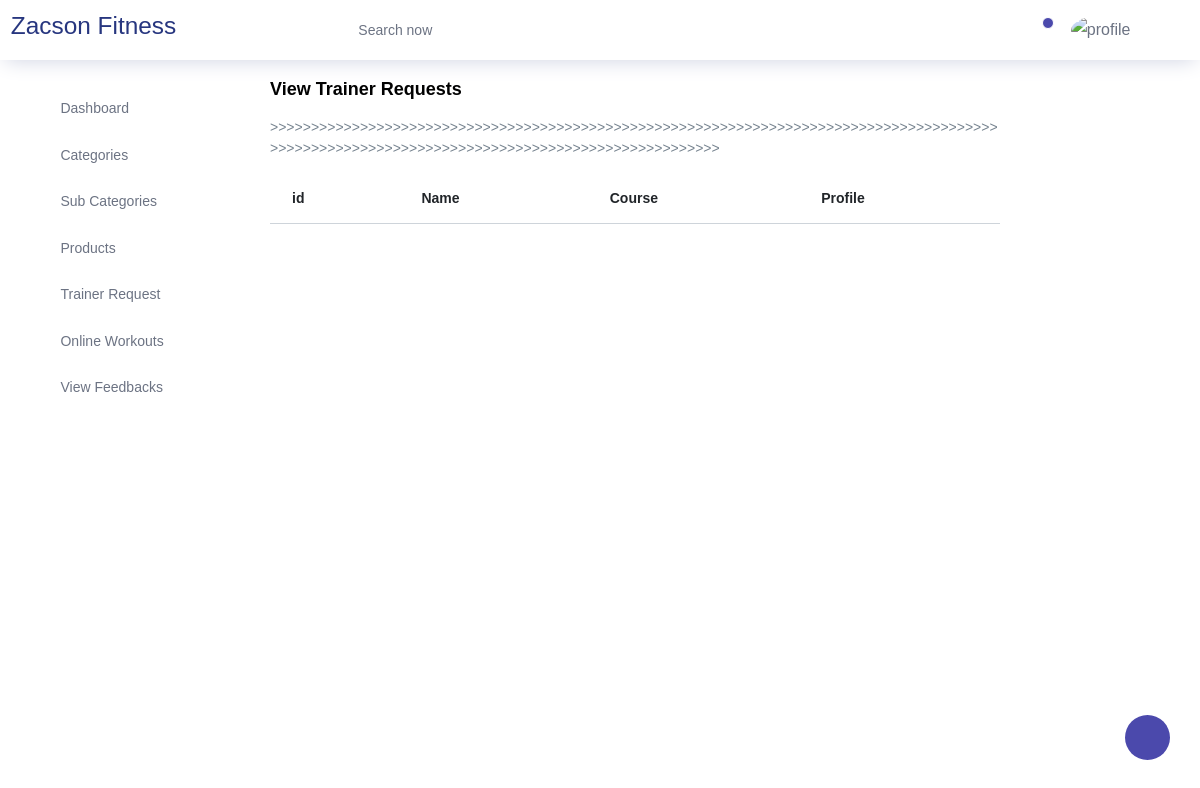
Before: /Backend/view_trainer_request/ with the older database file.
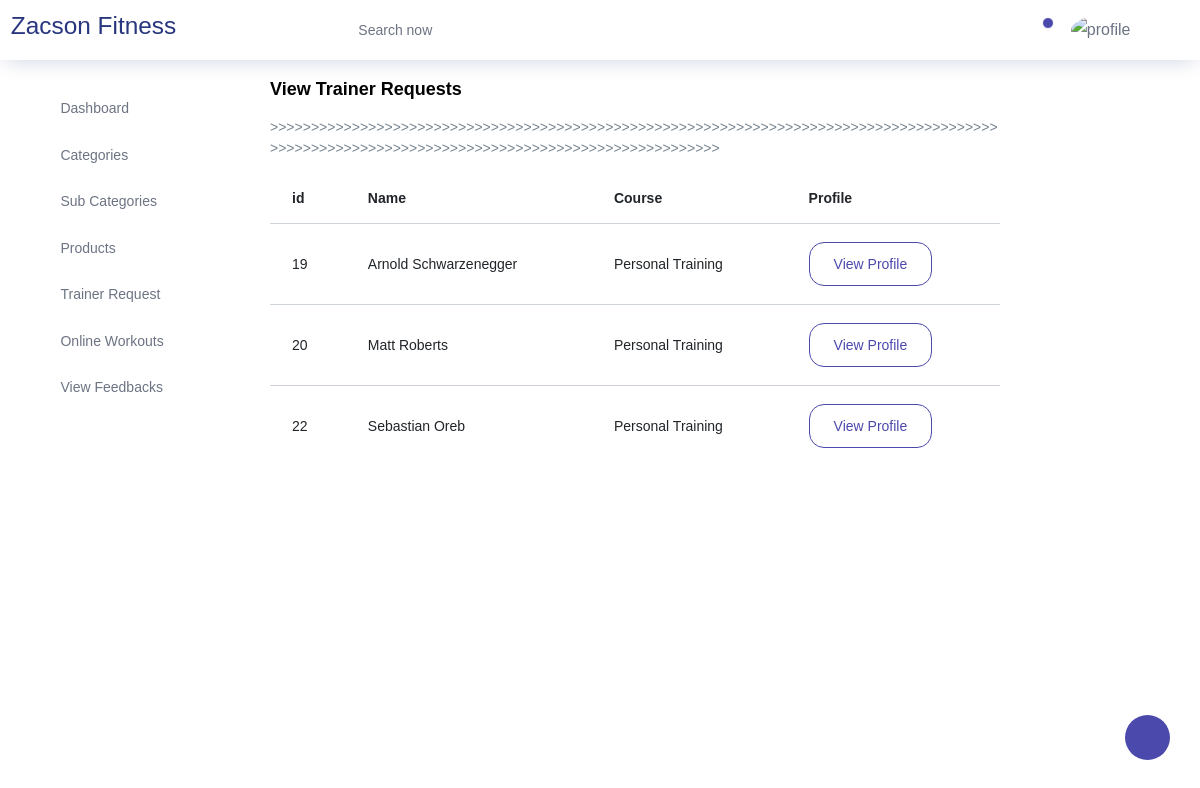
After: the same page with the newer database file.
### Webapp/models.py (models this page shows)
class TrainerRequest(models.Model):
    name = models.CharField(max_length=100, null=True, blank=True)
    email = models.EmailField(max_length=100, null=True, blank=True)
    phone = models.IntegerField(null=True, blank=True)
    course = models.CharField(max_length=100, null=True, blank=True)
    experience = models.CharField(max_length=100, null=True, blank=True)
    certification = models.CharField(max_length=100, null=True, blank=True)
    image = models.ImageField(upload_to="Trainer requests", null=True, blank=True)
    approved = models.BooleanField(default=False)

### Backend/views.py (the view)
# urls.py: path("view_trainer_request/", views.view_trainer_request, name="view_trainer_request"),
def view_trainer_request(request):
    T_data = TrainerRequest.objects.all()
    return render(request, "View_Trainer_Request.html", {'T_data': T_data})

### Backend/templates/View_Trainer_Request.html (shortened to what this page needs)
<!DOCTYPE html>
{% extends 'index.html' %}
{% block content %}
<html lang="en">
<head>
</head>
<body>
<div class="col-lg-8 grid-margin stretch-card">
              <div class="card">
                <div class="card-body">
                  <h4 class="card-title">View Trainer Requests </h4>
                  <p class="card-description">
                    >>>>>>>>>>>>>>>>>>>>>>>>>>>>>>>>>>>>>>>>>>>>>>>>>>>>>>>>>>>>>>>>>>>>>>>>>>>>>>>>>>>>>>>>>>>>>>>>>>>>>>>>>>>>>>>>>>>>>>>>>>>>>>>>>>>>>>>>>>>>>>>>
                  </p>
                  <div class="table-responsive">
                    <table class="table">
                      <thead>
                        <tr>
                          <th>id</th>
                          <th>Name</th>
                          <th>Course</th>
                          <th>Profile </th>
                        </tr>
                      </thead>
                      <tbody>
                      {% for i in T_data %}
                        <tr>
                          <td>{{i.id}}</td>
                          <td>{{i.name}}</td>
                          <td>{{i.course}}</td>
                          <td>
                            <a href="{% url 'admin_trainer_request_view' t_id=i.id %}" >
                              <button class="btn btn-outline-primary">View Profile</button>
                            </a>
                          </td>
                        </tr>
                      {% endfor %}
                      </tbody>
                    </table>
                  </div>
                </div>
              </div>
            </div>
</body>
</html>
{% endblock %}

### Backend/templates/index.html (shortened to what this page needs)
<!DOCTYPE html>
{% load static %}
<html lang="en">
<head>
  <link rel="stylesheet" href="{% static 'Admin_panel/vendors/feather/feather.css' %}">
  <link rel="stylesheet" href="{% static 'Admin_panel/vendors/ti-icons/css/themify-icons.css' %}">
  <link rel="stylesheet" href="{% static 'Admin_panel/vendors/css/vendor.bundle.base.css' %}">
  <link rel="stylesheet" href="{% static 'Admin_panel/vendors/datatables.net-bs4/dataTables.bootstrap4.css' %}">
  <link rel="stylesheet" href="{% static 'Admin_panel/vendors/ti-icons/css/themify-icons.css' %}">
  <link rel="stylesheet" type="text/css" href="{% static 'Admin_panel/js/select.dataTables.min.css' %}">
  <link rel="stylesheet" href="{% static 'Admin_panel/css/vertical-layout-light/style.css' %}">
</head>
<body>
  <div class="container-scroller">
    <nav class="navbar col-lg-12 col-12 p-0 fixed-top d-flex flex-row">
      <div class="text-center navbar-brand-wrapper d-flex align-items-center justify-content-center">
        <a class="navbar-brand brand-logo mr-5" href="index.html"><h3>Zacson Fitness</h3>
      </div>
      <div class="navbar-menu-wrapper d-flex align-items-center justify-content-end">
        <button class="navbar-toggler navbar-toggler align-self-center" type="button" data-toggle="minimize">
          <span class="icon-menu"></span>
        </button>
        <ul class="navbar-nav mr-lg-2">
          <li class="nav-item nav-search d-none d-lg-block">
            <div class="input-group">
              <div class="input-group-prepend hover-cursor" id="navbar-search-icon">
                <span class="input-group-text" id="search">
                  <i class="icon-search"></i>
                </span>
              </div>
              <input type="text" class="form-control" id="navbar-search-input" placeholder="Search now" aria-label="search" aria-describedby="search">
            </div>
          </li>
        </ul>
        <ul class="navbar-nav navbar-nav-right">
          <li class="nav-item dropdown">
            <a class="nav-link count-indicator dropdown-toggle" id="notificationDropdown" href="#" data-toggle="dropdown">
              <i class="icon-bell mx-0"></i>
              <span class="count"></span>
            </a>
          </li>
          <li class="nav-item nav-profile dropdown">
            <a class="nav-link dropdown-toggle" href="#" data-toggle="dropdown" id="profileDropdown">
              <img src="{% static 'Admin_panel/images/faces/face28.jpg' %}" alt="profile"/>
            </a>
          </li>
          <li class="nav-item nav-settings d-none d-lg-flex">
            <a class="nav-link" href="#">
              <i class="icon-ellipsis"></i>
            </a>
          </li>
        </ul>
      </div>
    </nav>
    <div class="container-fluid page-body-wrapper">
      <div class="theme-setting-wrapper">
        <div id="settings-trigger"><i class="ti-settings"></i></div>
      </div>
      <nav class="sidebar sidebar-offcanvas" id="sidebar">
        <ul class="nav">
          <li class="nav-item">
            <a class="nav-link" href="{% url 'index_page' %}">
              <i class="icon-grid menu-icon"></i>
              <span class="menu-title">Dashboard</span>
            </a>
          </li>
          <li class="nav-item">
            <a class="nav-link" data-toggle="collapse" href="#ui-basic" aria-expanded="false" aria-controls="ui-basic">
              <i class="icon-columns menu-icon"></i>
              <span class="menu-title">Categories </span>
              <i class="menu-arrow"></i>
            </a>
          </li>
          <li class="nav-item">
            <a class="nav-link" data-toggle="collapse" href="#form-elements" aria-expanded="false" aria-controls="form-elements">
              <i class="icon-columns menu-icon"></i>
              <span class="menu-title">Sub Categories</span>
              <i class="menu-arrow"></i>
            </a>
          </li>
          <li class="nav-item">
            <a class="nav-link" data-toggle="collapse" href="#charts" aria-expanded="false" aria-controls="charts">
              <i class="icon-layout menu-icon"></i>
              <span class="menu-title">Products</span>
              <i class="menu-arrow"></i>
            </a>
          </li>
          <li class="nav-item">
            <a class="nav-link" data-toggle="collapse" href="#icons" aria-expanded="false" aria-controls="icons">
              <i class="icon-head menu-icon"></i>
              <span class="menu-title">Trainer Request</span>
              <i class="menu-arrow"></i>
            </a>
          </li>
          <li class="nav-item">
            <a class="nav-link" data-toggle="collapse" href="#error" aria-expanded="false" aria-controls="error">
              <i class="icon-columns menu-icon" ></i>
              <span class=" menu-title">Online Workouts</span>
              <i class="menu-arrow"></i>
            </a>
          </li>
          <li class="nav-item">
            <a class="nav-link" href="{% url 'view_feedback_page' %}">
              <i class="icon-paper menu-icon"></i>
              <span class="menu-title">View Feedbacks</span>
            </a>
          </li>
        </ul>
      </nav>
      {% block content %}{% endblock %}
      </div>
    </div>
</body>
</html>

Changed rows visible on the page:
added TrainerRequest: id "19", name "Arnold Schwarzenegger", course "Personal Training"
added TrainerRequest: id "20", name "Matt Roberts", course "Personal Training"
added TrainerRequest: id "22", name "Sebastian Oreb", course "Personal Training"
